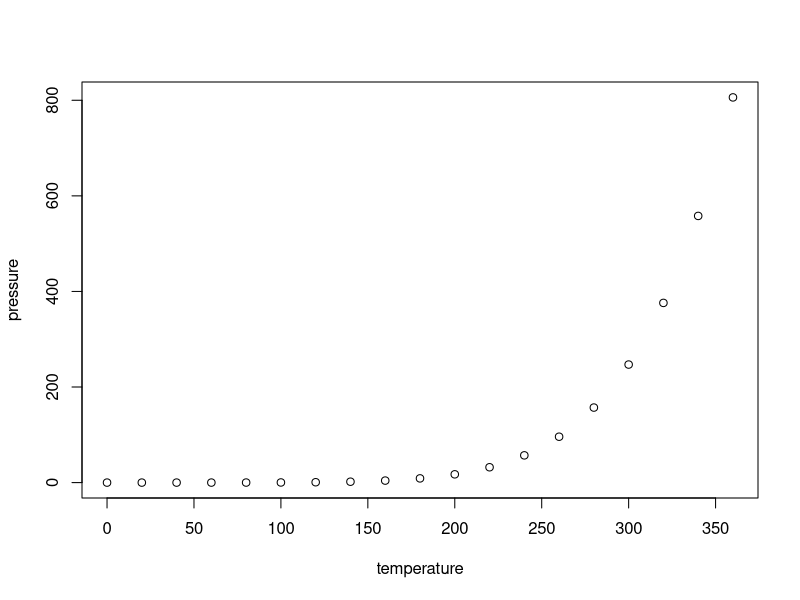
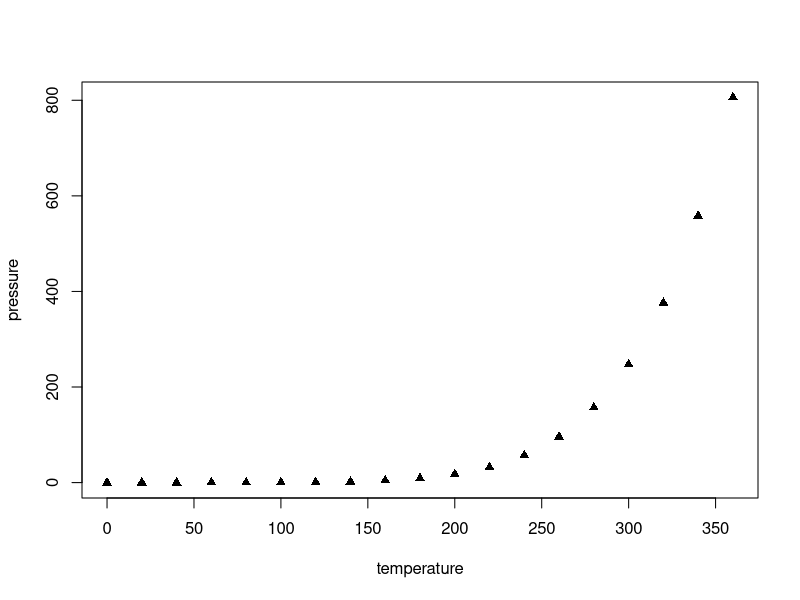
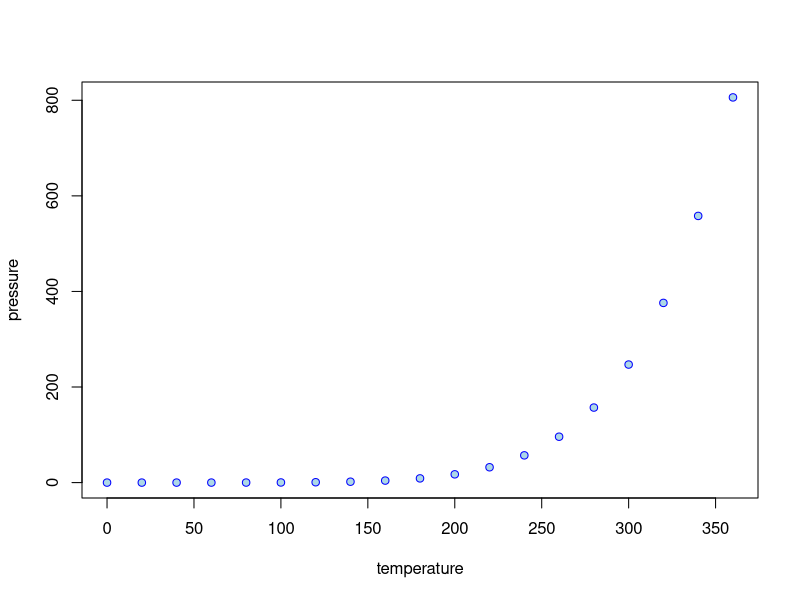
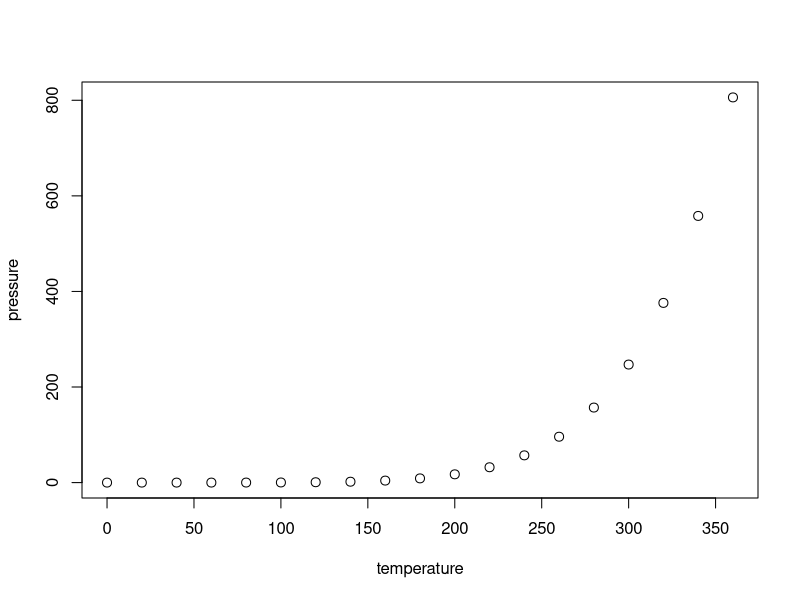
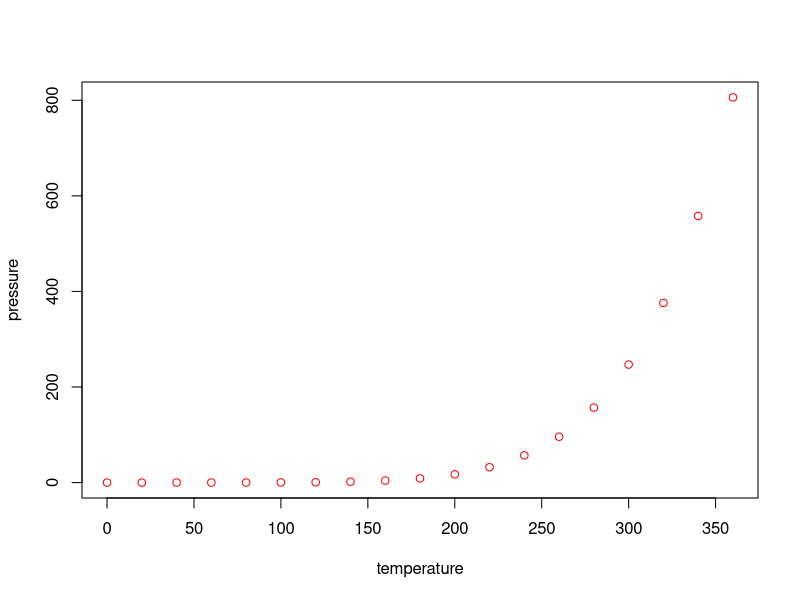
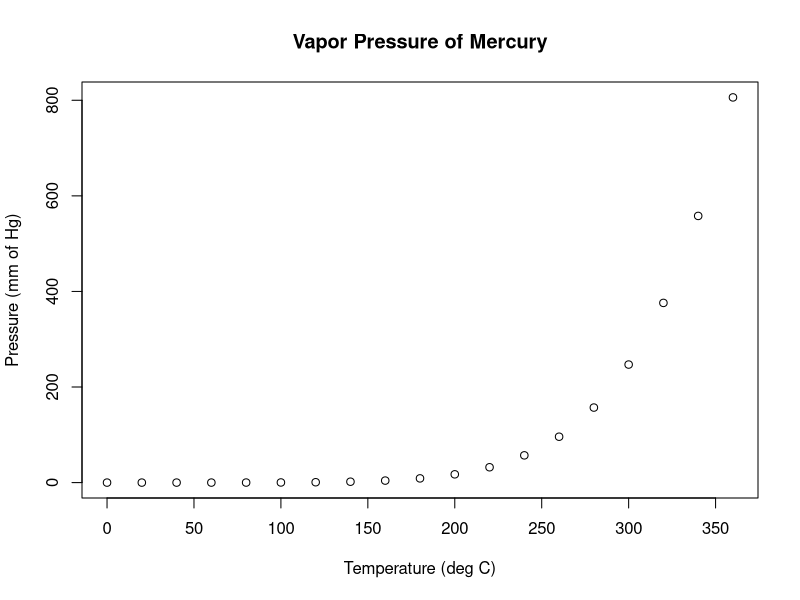
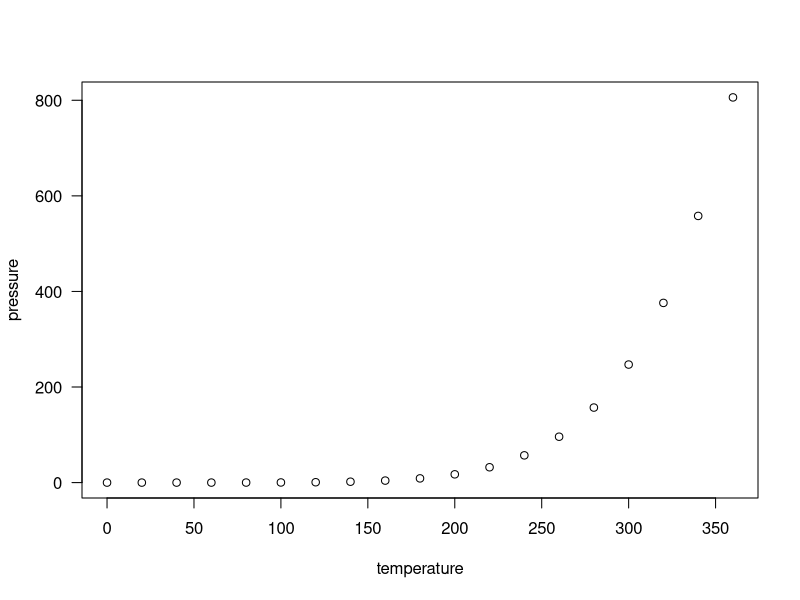
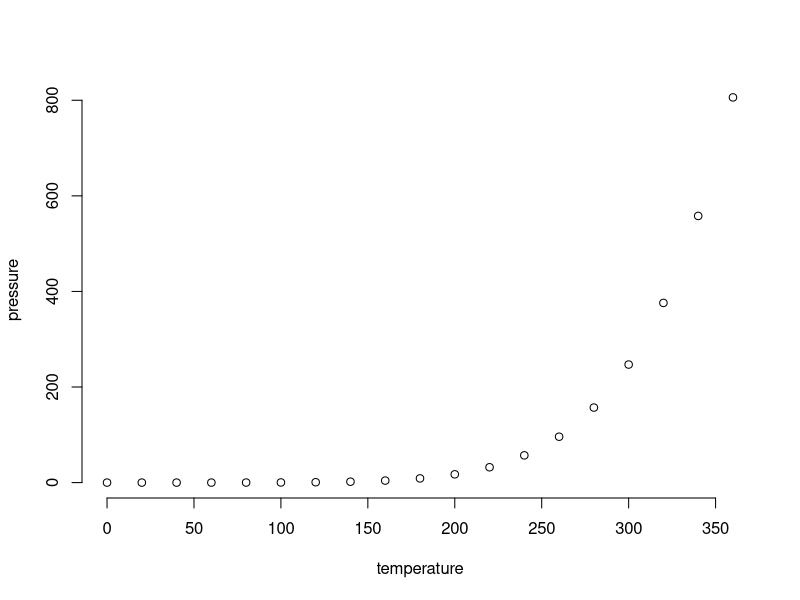

These charts were generated, in order, by the following R code:
# First six observations of the 'Pressure' dataset
head(pressure)

# Plot the 'pressure' dataset
plot(pressure)

# Change the shape of the points
plot(pressure, pch=17)

# Change the border color to blue and background color to lightblue
plot(pressure, pch=21, col="blue", bg="lightblue")

# Scale the data points by 1.2
plot(pressure, cex=1.2)

# Change the color of symbols to red
plot(pressure, col="red")

# List of predefined colors in R
colors()

plot(pressure,
     main = "Vapor Pressure of Mercury",
     xlab = "Temperature (deg C)",
     ylab = "Pressure (mm of Hg)")

# to change the axis style
plot(pressure, las = 1)

# Remove the box round the plot
plot(pressure, bty="n")

#grid
plot(pressure)
grid()

# Add a legend to the top left corner
plot(pressure, col="red", pch=19)
points(pressure$temperature/2, pressure$pressure,col="blue", pch=17)
legend("topleft", c("line 1","line 2"), pch=c(19,17), col=c("red","blue"))

plot(pressure, col = "red")
points(pressure[pressure$temperature > 200, ], col = "red", pch = 19)


#Add Lines to a Plot
plot(pressure)
lines(pressure$temperature/2, pressure$pressure)

# Change the line type and line width
plot(pressure)
lines(pressure$temperature/2, pressure$pressure, lwd=2, lty=3)

# Draw a dotted horizontal line at 247 and vertical line at 300
plot(pressure)
abline(h= 247, v=300, col="red", lty=2)

# Add text labels above the coordinates
plot(pressure, pch=19, col="red")
text(pressure, labels=pressure$pressure, cex=0.7, pos=3, col="blue")

# Change the axis limits so that the x-axis and y-axis ranges from 0 to 500
plot(pressure, ylim=c(0,500), xlim=c(0,500))

par(mfrow = c(1, 2))
plot(cars, main="Speed vs Distance", col="red")
plot(mtcars$mpg, mtcars$hp, main="HP vs MPG", col="blue")

# Reset the mfrow parameter
par(mfrow = c(1,1))

# Save a plot as a png file
png(filename="myPlot.png", width=648, height=432)
plot(pressure, col="slateblue1", pch=19, type="b",
     main = "Vapor Pressure of Mercury",
     xlab = "Temperature (deg C)",
     ylab = "Pressure (mm of Hg)")
dev.off()
